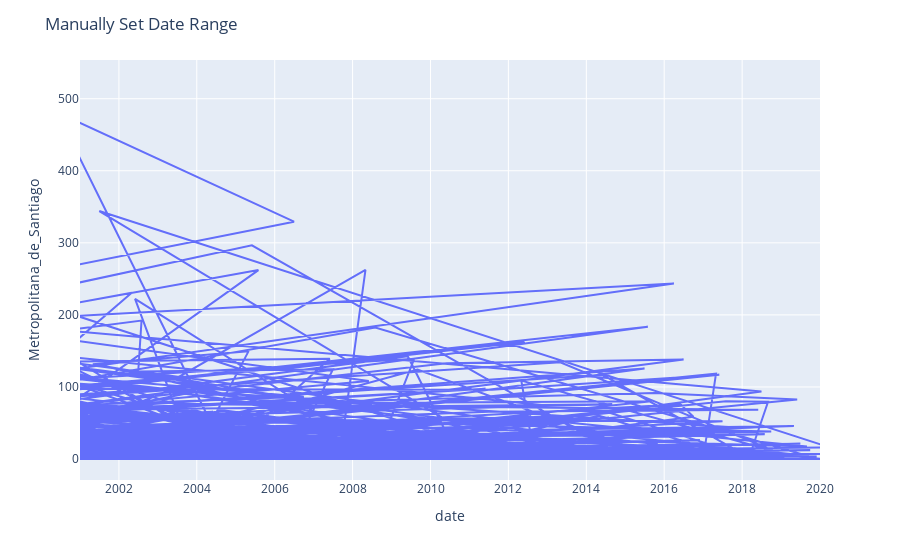

The notebook cell this image was saved under:
### Code cell
fig = px.line(df, x='date', y='Metropolitana_de_Santiago')

# Use date string to set xaxis range
fig.update_layout(xaxis_range=['2001-01-01','2020-01-01'],
                  title_text="Manually Set Date Range")
fig.show()

### Figure 1 — Plotly figure (JSON) as saved in the notebook; plotly's stock layout.template omitted (floating-point values rounded to 4 significant figures; data arrays with more than 128 entries replaced by an {"elided": "..."} marker saying what was removed)
{"data": [{"hovertemplate": "date=%{x}<br>Metropolitana_de_Santiago=%{y}<extra></extra>", "legendgroup": "", "line": {"color": "#636efa", "dash": "solid"}, "mode": "lines", "name": "", "orientation": "v", "showlegend": false, "type": "scatter", "x": {"elided": "496 str values"}, "xaxis": "x", "y": {"elided": "496 float values"}, "yaxis": "y"}], "layout": {"legend": {"tracegroupgap": 0}, "margin": {"t": 60}, "title": {"text": "Manually Set Date Range"}, "xaxis": {"anchor": "y", "domain": [0, 1], "range": ["2001-01-01", "2020-01-01"], "title": {"text": "date"}}, "yaxis": {"anchor": "x", "domain": [0, 1], "title": {"text": "Metropolitana_de_Santiago"}}}}
